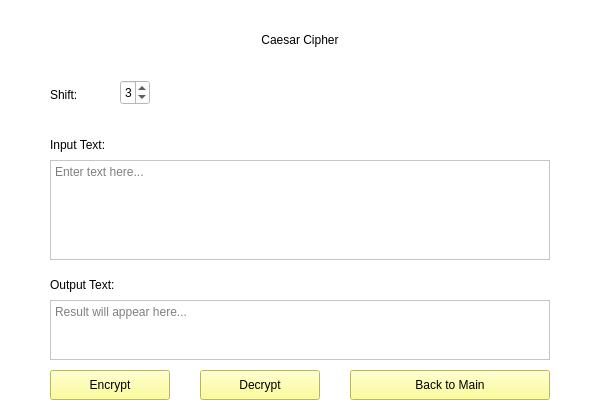
<?xml version="1.0" encoding="UTF-8"?>
<ui version="4.0">
 <class>Task1_Caesar</class>
 <widget class="QWidget" name="Task1_Caesar">
  <property name="geometry">
   <rect>
    <x>0</x>
    <y>0</y>
    <width>600</width>
    <height>400</height>
   </rect>
  </property>
  <property name="windowTitle">
   <string>Caesar Cipher</string>
  </property>
  <property name="styleSheet">
   <string notr="true">background-color: rgb(255, 255, 255);</string>
  </property>
  <widget class="QLabel" name="label_title">
   <property name="geometry">
    <rect>
     <x>150</x>
     <y>20</y>
     <width>300</width>
     <height>40</height>
    </rect>
   </property>
   <property name="styleSheet">
    <string notr="true">font: 700 18pt &quot;Times New Roman&quot;;
color: rgb(0, 0, 0);</string>
   </property>
   <property name="text">
    <string>Caesar Cipher</string>
   </property>
   <property name="alignment">
    <set>Qt::AlignmentFlag::AlignCenter</set>
   </property>
  </widget>
  <widget class="QLabel" name="label_shift">
   <property name="geometry">
    <rect>
     <x>50</x>
     <y>80</y>
     <width>60</width>
     <height>30</height>
    </rect>
   </property>
   <property name="styleSheet">
    <string notr="true">font: 700 12pt &quot;Times New Roman&quot;;
color: rgb(0, 0, 0)</string>
   </property>
   <property name="text">
    <string>Shift:</string>
   </property>
  </widget>
  <widget class="QSpinBox" name="spinBox_shift">
   <property name="geometry">
    <rect>
     <x>120</x>
     <y>80</y>
     <width>30</width>
     <height>25</height>
    </rect>
   </property>
   <property name="styleSheet">
    <string notr="true">color: rgb(0, 0, 0)</string>
   </property>
   <property name="minimum">
    <number>1</number>
   </property>
   <property name="maximum">
    <number>25</number>
   </property>
   <property name="value">
    <number>3</number>
   </property>
  </widget>
  <widget class="QLabel" name="label_input">
   <property name="geometry">
    <rect>
     <x>50</x>
     <y>130</y>
     <width>100</width>
     <height>30</height>
    </rect>
   </property>
   <property name="styleSheet">
    <string notr="true">font: 700 12pt &quot;Times New Roman&quot;;
color: rgb(0, 0, 0)</string>
   </property>
   <property name="text">
    <string>Input Text:</string>
   </property>
  </widget>
  <widget class="QPlainTextEdit" name="plainTextEdit_input">
   <property name="geometry">
    <rect>
     <x>50</x>
     <y>160</y>
     <width>500</width>
     <height>100</height>
    </rect>
   </property>
   <property name="placeholderText">
    <string>Enter text here...</string>
   </property>
  </widget>
  <widget class="QLabel" name="label_output">
   <property name="geometry">
    <rect>
     <x>50</x>
     <y>270</y>
     <width>100</width>
     <height>30</height>
    </rect>
   </property>
   <property name="styleSheet">
    <string notr="true">font: 700 12pt &quot;Times New Roman&quot;;
color: rgb(0, 0, 0)</string>
   </property>
   <property name="text">
    <string>Output Text:</string>
   </property>
  </widget>
  <widget class="QPlainTextEdit" name="plainTextEdit_output">
   <property name="geometry">
    <rect>
     <x>50</x>
     <y>300</y>
     <width>500</width>
     <height>60</height>
    </rect>
   </property>
   <property name="readOnly">
    <bool>true</bool>
   </property>
   <property name="placeholderText">
    <string>Result will appear here...</string>
   </property>
  </widget>
  <widget class="QPushButton" name="pushButton_encrypt">
   <property name="geometry">
    <rect>
     <x>50</x>
     <y>370</y>
     <width>120</width>
     <height>30</height>
    </rect>
   </property>
   <property name="styleSheet">
    <string notr="true">font: 700 12pt &quot;Times New Roman&quot;;
color: rgb(0, 0, 0);
background: rgb(255, 255, 127);</string>
   </property>
   <property name="text">
    <string>Encrypt</string>
   </property>
  </widget>
  <widget class="QPushButton" name="pushButton_decrypt">
   <property name="geometry">
    <rect>
     <x>200</x>
     <y>370</y>
     <width>120</width>
     <height>30</height>
    </rect>
   </property>
   <property name="styleSheet">
    <string notr="true">font: 700 12pt &quot;Times New Roman&quot;;
color: rgb(0, 0, 0);
background: rgb(255, 255, 127);</string>
   </property>
   <property name="text">
    <string>Decrypt</string>
   </property>
  </widget>
  <widget class="QPushButton" name="pushButton_back">
   <property name="geometry">
    <rect>
     <x>350</x>
     <y>370</y>
     <width>200</width>
     <height>30</height>
    </rect>
   </property>
   <property name="styleSheet">
    <string notr="true">font: 700 12pt &quot;Times New Roman&quot;;
color: rgb(0, 0, 0);
background: rgb(255, 255, 127);</string>
   </property>
   <property name="text">
    <string>Back to Main</string>
   </property>
  </widget>
 </widget>
 <resources/>
 <connections/>
</ui>
